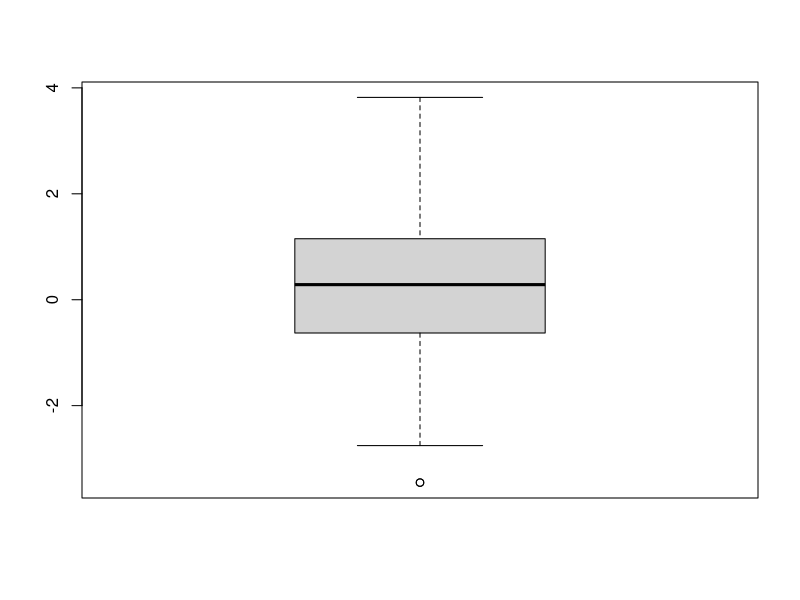

Write R code to recreate this figure.
generate <- function(mu,sigma,pii,a){

	normale <- rnorm(100*pii,mu,sigma)
	uniforme <- runif(100*(1-pii),-a,a)
	x <- sample(c(normale,uniforme),size=100,replace=TRUE)
	return(x)
}


boxplot(generate(0,1,0.8,5))

# Nous avons 2 loi dans ce mélange de modeles  : 
#	-loi normale (mu,sigma)
#	-loi uniforme ([-a,a])

